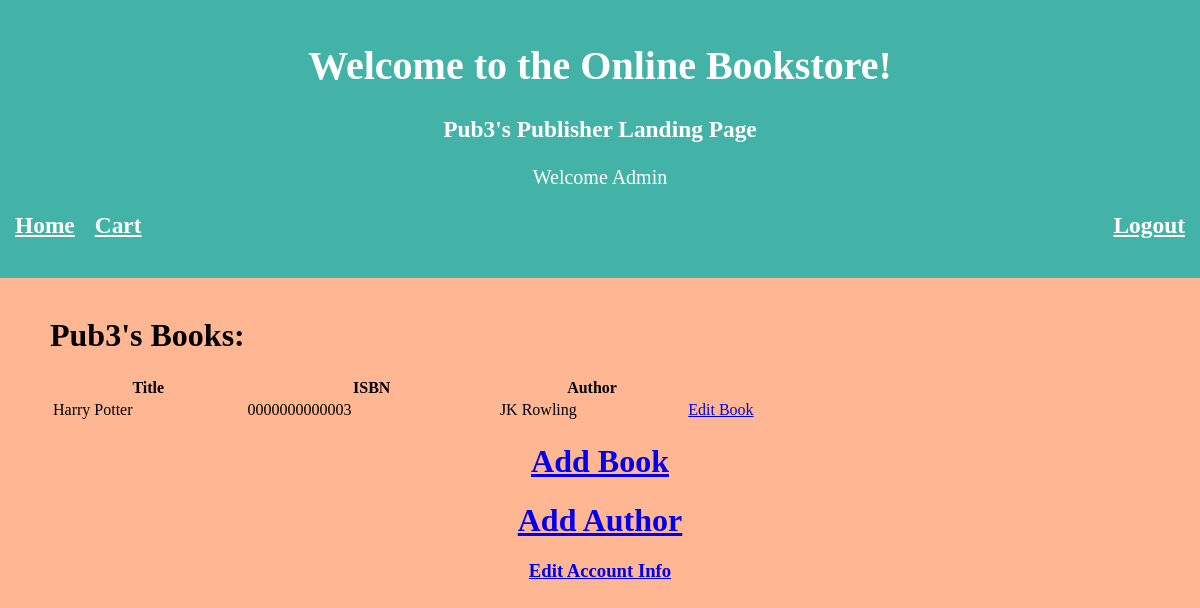
The page /publisherLanding.php?id=3 (signed in) on the database its author committed.
### tables this page shows
create table Publisher (
  id int auto_increment,
  password varchar(20),
  name varchar(30),
  primary key(id, name)
);

create table Book (
  isbn char(13),
  title varchar(50),
  authorID int,
  genre varchar(20),
  price decimal(10,2),
  isDigital boolean,      
  isPhysical boolean,     
  pubID int,
  quantity int,
  primary key(isbn),
  foreign key (pubID) references Publisher(id),
  foreign key (authorID) references Author(id)
);

create table Author (
  id int auto_increment,
  firstname varchar(30),
  lastname varchar(30),
  primary key(id)
);

### publisherLanding.php (the view, shortened to what this page needs)
<?php
require_once "config.php";
if (isset($_GET['id'])) {
    $publisherPage_id = (int) $_GET['id'];
}
$publisherName_query = "SELECT name FROM Publisher WHERE id = $publisherPage_id";
$publisherName_query_result = mysqli_query($dbConnect, $publisherName_query);
$publisherName_array = mysqli_fetch_assoc($publisherName_query_result);
$publisherName = $publisherName_array['name'];
?>
<html>
    <?php
        $headerOutput = "<h1> Welcome to the Online Bookstore!</h1>
                        <h3><p> $publisherName's Publisher Landing Page</p></h3>";
        include ('header.php');
    ?>
    <div class="page">
        <h1><?php echo $publisherName ?>'s Books:</h1>
        <table width="70%">
            <tr>
                <th>Title</th>
                <th>ISBN</th>
                <th>Author</th>
                <th></th>
                <th></th>
            </tr>
            <?php
                $allBooks_query = "SELECT * FROM Book WHERE pubID = $publisherPage_id";
                $allBooks_query_result = mysqli_query($dbConnect, $allBooks_query);
                while ($row = mysqli_fetch_assoc($allBooks_query_result)) :
                    $author = mysqli_query($dbConnect, "SELECT id, firstname, lastname FROM author WHERE id = {$row['authorID']}");
                    $authRow = mysqli_fetch_assoc($author);
                    $authorName = $authRow['firstname'] . "&nbsp;" . $authRow['lastname'];
            ?>
                <tr>
                    <td><?= $row['title'] ?></td>
                    <td><?= $row['isbn'] ?></td>
                    <td><?= $authorName ?></td>
                    <?php
                        $page = "updatebookhelper.php?isbn=";
                        $isbn = (string) $row['isbn'];
                        $link = $page . $isbn;
                    ?>
                    <td><a href=<?php echo $link ?>>Edit Book</a></td>
                </tr>
            <?php
                endwhile;
            ?>
        </table>
	</div>
    <div style="text-align:center">
        <h1><a href="addBook.php">Add Book</a></h1>
        <h1><a href="addauthor.php">Add Author</a></h1>
	</div>
    <div style="text-align:center">
		<h3><a href="publisherManage.php">Edit Account Info</a><h3>
	</div>
</html>

### header.php (style rules this page uses)
html { background-color: #FFB693; }
body { margin: 0; }
.page { padding-left: 50px; }

### rows shown on the page
publisher: name "Pub3"
book: title "Harry Potter", isbn "0000000000003", authorID.lastname "JK Rowling"
